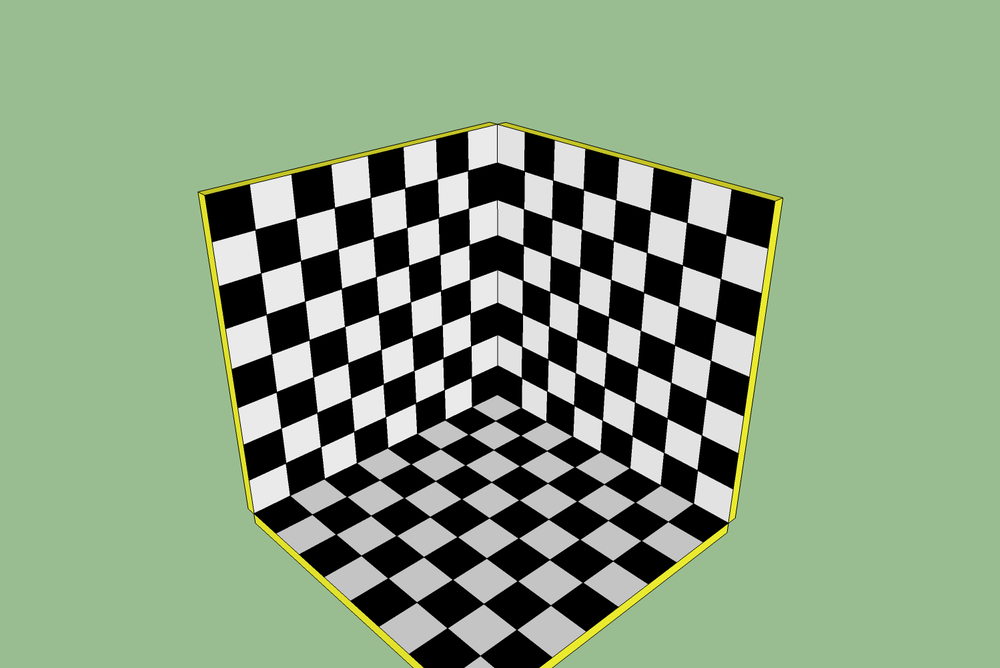
%> input picture droite0.png, 1000 x 668 px, shrunk from 1499 x 1001 before the run
$ octave mustafa.m   (GNU Octave 9; MATLAB toolbox functions it lacks are replaced by stand-ins)
%> lines starting %> are read from the running program, lines starting %| are printed output that depends on the picture
I1 = rgb2gray(imread('droite0.png'));
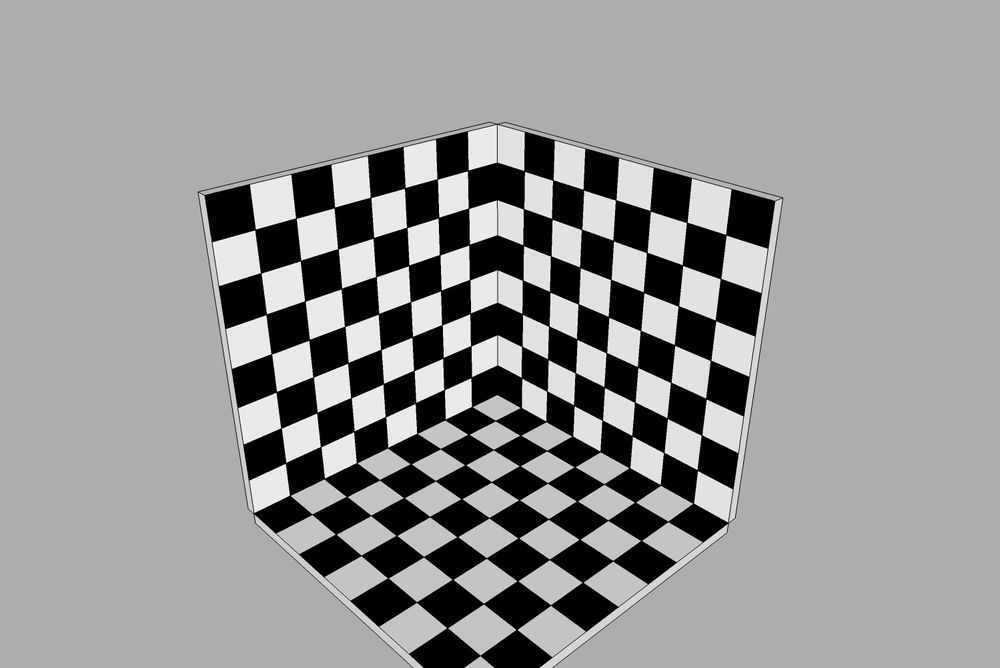
%> I1: size 668x1000 uint8; min 0, max 255, mean 149.5
I2 = rgb2gray(imread('gauche0.png'));
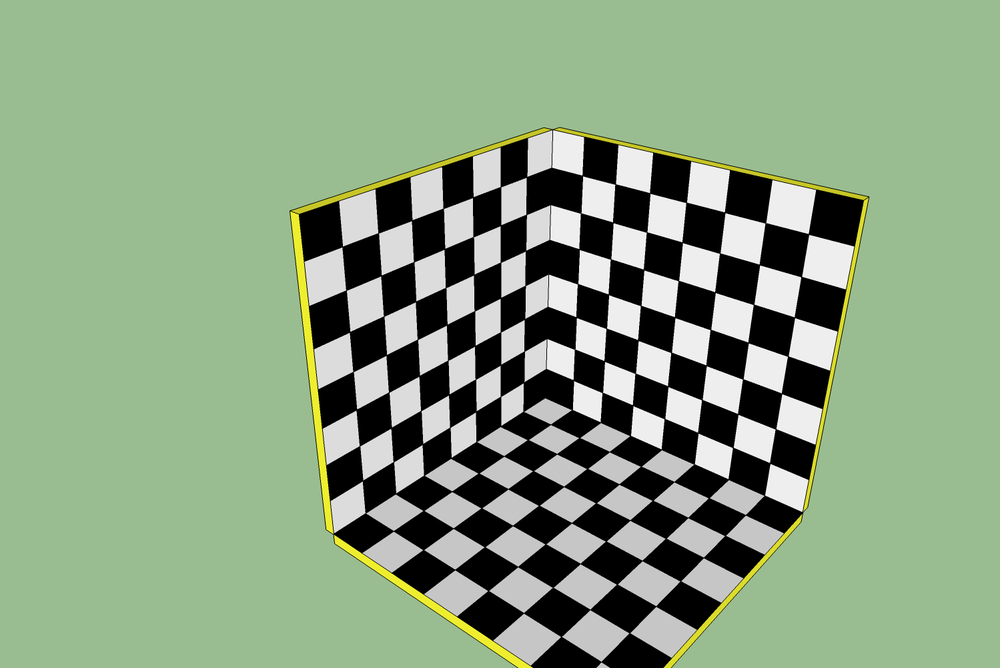
%> input picture gauche0.png, 1000 x 668 px, shrunk from 1499 x 1001 before the run
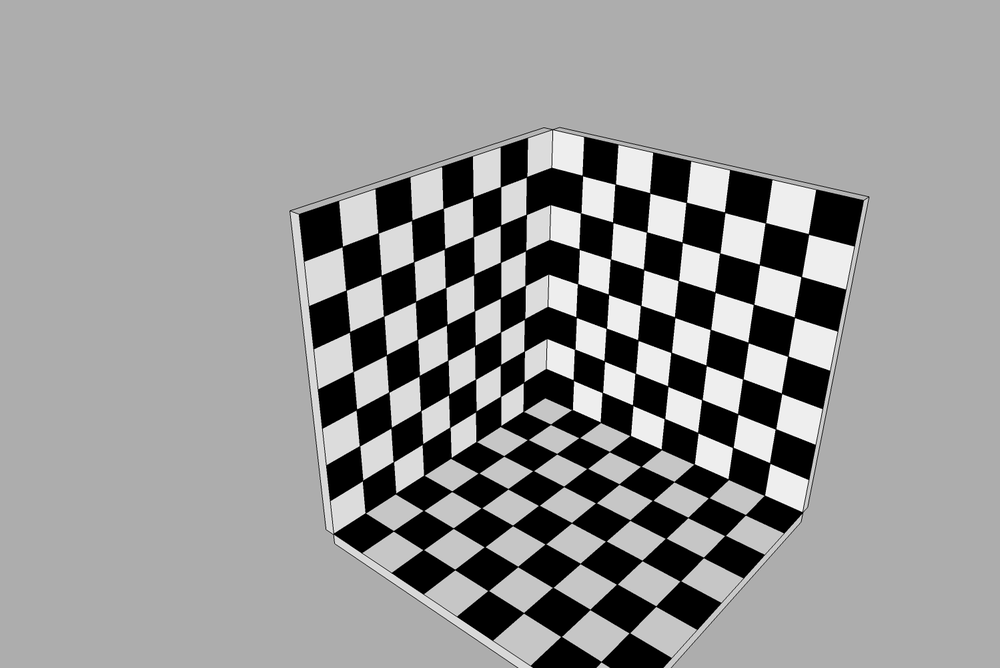
%> I2: size 668x1000 uint8; min 0, max 255, mean 150


points1 = detectHarrisFeatures(I1);
%> points1 = 311 points; strongest (x, y): (346, 327), (415, 372), (408, 228), (322, 448), (387, 418)
points2 = detectHarrisFeatures(I2);
%> points2 = 309 points; strongest (x, y): (679, 282), (607, 329), (603, 393), (687, 203), (755, 305)


[f1, vpts1] = extractFeatures(I1, points1);
%> vpts1 = 296 points; strongest (x, y): (346, 327), (415, 372), (408, 228), (322, 448), (387, 418)
[f2, vpts2] = extractFeatures(I2, points2);
%> vpts2 = 293 points; strongest (x, y): (679, 282), (607, 329), (603, 393), (687, 203), (755, 305)


indexPairs = matchFeatures(f1, f2) ;
%> indexPairs = [2 2; 31 36; 39 200; 43 14; 66 42; 100 228; 101 101; 155 131; 218 203; 235 182; 253 201; 278 235]
matchedPoints1 = vpts1(indexPairs(1:5, 1));
%> matchedPoints1 = 5 points; (x, y): (322, 448), (373, 240), (334, 210), (301, 555), (206, 196)
matchedPoints2 = vpts2(indexPairs(1:5, 2));
%> matchedPoints2 = 5 points; (x, y): (648, 233), (393, 573), (342, 249), (411, 223), (300, 215)


figure; ax = axes;
showMatchedFeatures(I1,I2,matchedPoints1,matchedPoints2,'montage','Parent',ax);
title(ax, 'Candidate point matches');
legend(ax, 'Matched points 1','Matched points 2');
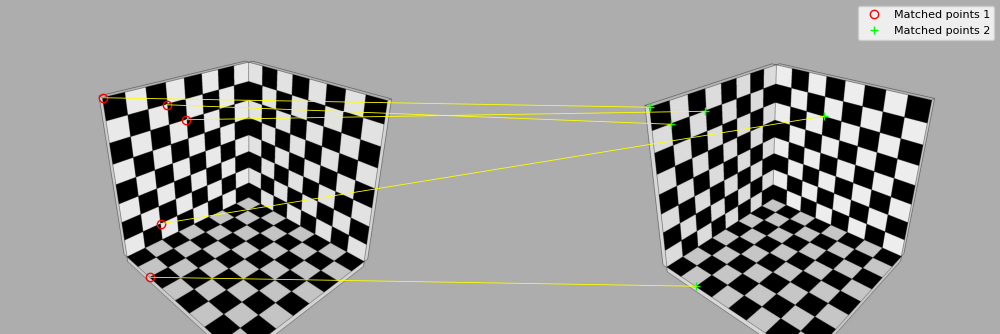
%> figure redrawn from the program's plot data; shown at 1/2 size; its title reads 'Candidate point matches'
